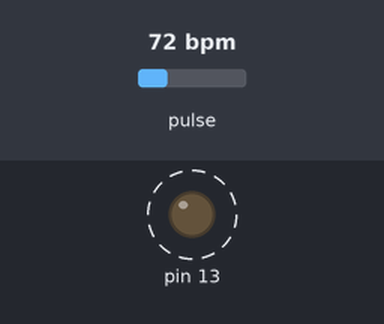
The sketch below on a simulated Arduino Uno, built with avr-gcc and run on an emulated ATmega328P. Parts: output pins drawn as LEDs (lit = HIGH). Dashed ring = blinking. The inputs (shaded band) are chosen by the test bench; at power-on: pulse 72 bpm. What the sketch prints to the serial monitor is not drawn.

Above: at 1.2 s.
1.3 s: pulse set to 42 bpm
At 3.81 s:
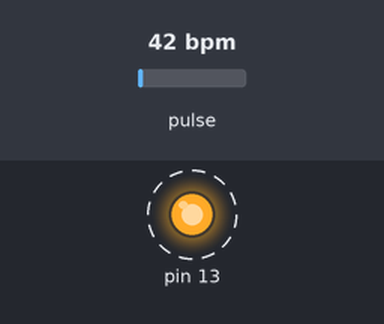
4.3 s: pulse set to 70 bpm
At 5.55 s:
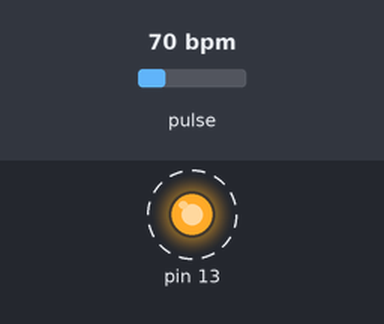
7.3 s: pulse set to 130 bpm
At 7.75 s:
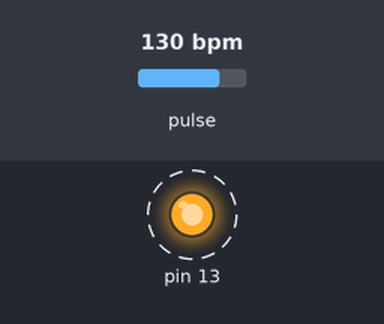
Timing chart, 0 to 16.3 s (numbered marks = the images above; inputs shaded):
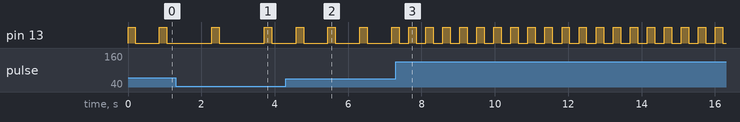

The sketch:

pulse_sens.ino
```cpp
#define USE_ARDUINO_INTERRUPTS true    // Set-up low-level interrupts for most acurate BPM math.
#include <PulseSensorPlayground.h>     // Includes the PulseSensorPlayground Library.

//  Variables
const int PulseWire = 0;       // PulseSensor PURPLE WIRE connected to ANALOG PIN 0
const int LED13 = 13;          // The on-board Arduino LED, close to PIN 13.
int Threshold = 550;           // Determine which Signal to "count as a beat" and which to ignore.
                               // Use the "Gettting Started Project" to fine-tune Threshold Value beyond default setting.
                               // Otherwise leave the default "550" value.

PulseSensorPlayground pulseSensor;  // Creates an instance of the PulseSensorPlayground object called "pulseSensor"


void setup() {

  Serial.begin(9600);          // For Serial Monitor

  // Configure the PulseSensor object, by assigning our variables to it.
  pulseSensor.analogInput(PulseWire);
  pulseSensor.blinkOnPulse(LED13);       //auto-magically blink Arduino's LED with heartbeat.
  pulseSensor.setThreshold(Threshold);
  pulseSensor.begin();

}


void loop() {
if (pulseSensor.sawStartOfBeat())
{
 int myBPM = pulseSensor.getBeatsPerMinute();  // Calls function on our pulseSensor object that returns BPM as an "int".
 Serial.write((char)myBPM);
}

  delay(20);                    // considered best practice in a simple sketch.

}
```

Measured:
- after the input at 1.3 s, pin 13: alternates HIGH for 0.20 s and LOW for 1.2 s, starting after 0.98 s
- after the input at 4.3 s, pin 13: alternates HIGH for 0.20 s and LOW for 0.67 s, starting after 0.28 s
- after the input at 7.3 s, pin 13: alternates HIGH for 0.20 s and LOW for 0.26 s, starting after 0.35 s
- by itself, pin 13: alternates HIGH for 0.20 s and LOW for 0.65 s
